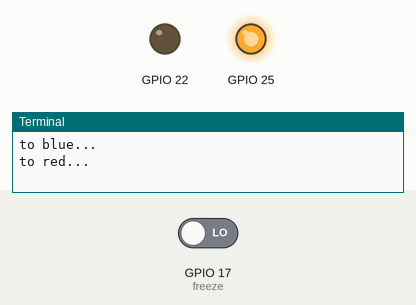
This program was run on a simulated Raspberry Pi (BCM pin numbers). On the bench: output pins drawn as LEDs (lit = HIGH), the last lines printed to the terminal. The test bench sets the inputs (shaded band); at power-on: GPIO 17 (freeze) LOW.

Above: at 1.2 s.
1.3 s: GPIO 17 (freeze) driven HIGH
At 3.7 s:
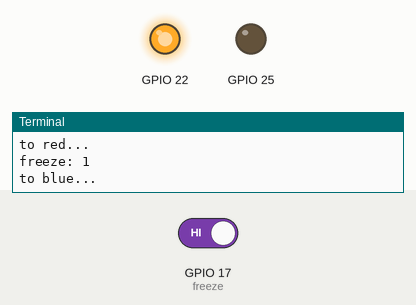
Timing chart, 0 to 11.4 s (numbered marks = the images above; inputs shaded):
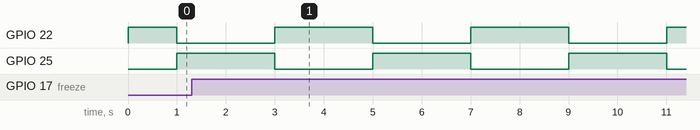

Measured:
- after the input at 1.3 s, GPIO 22, GPIO 25: alternates HIGH for 2.0 s and LOW for 2.0 s, starting after 1.7 s

The program:

5tilraun.py
```python
import RPi.GPIO as GPIO
import time

GPIO.setmode(GPIO.BCM)
GPIO.setup(17,GPIO.IN)
GPIO.setup(25,GPIO.OUT)
GPIO.setup(22,GPIO.OUT)

GPIO.output(25,GPIO.LOW)
GPIO.output(22,GPIO.HIGH)
blue = 0
seconds = 0
freeze = 0


try:

	while True:
		freeze = GPIO.input(17)

		while freeze:
			print "freeze: %d" % freeze
			time.sleep(1)
			freeze = freeze ^ GPIO.input(17)

		if blue:
			print "to red..."
			GPIO.output(25,GPIO.HIGH)
			GPIO.output(22,GPIO.LOW)
			blue = 0
		else:
			print "to blue..."
			GPIO.output(25,GPIO.LOW)
			GPIO.output(22,GPIO.HIGH)
			blue = 1

		time.sleep(1)
		seconds += 1
		if seconds  > 60:
			print "sleeping for 60s..."
			seconds = 0
			time.sleep(60)
finally:
	GPIO.cleanup()
```
